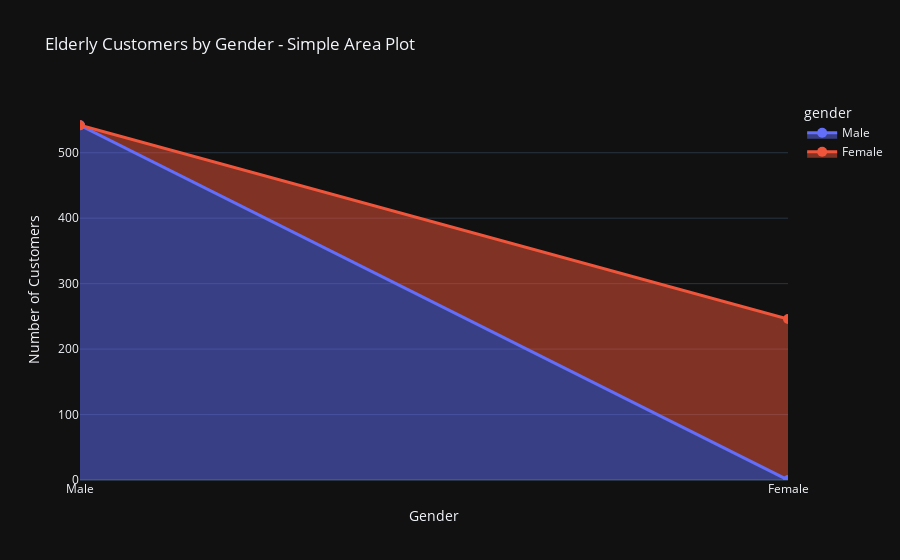

Write notebook code for a chart like this one.
### Code cell
fig3 = px.area(elderly_summary, 
               x='gender', 
               y='count',
               title='Elderly Customers by Gender - Simple Area Plot',
               markers=True,  # Adds dots to the area
               color='gender',  # Different colors for each gender
               template='plotly_dark')

fig3.update_traces(
    line=dict(width=3),
    marker=dict(size=10)
)

fig3.update_layout(
    xaxis_title='Gender',
    yaxis_title='Number of Customers'
)

### Figure 1 — Plotly figure (JSON) as saved in the notebook; plotly's stock layout.template omitted (floating-point values rounded to 4 significant figures)
{"data": [{"fillpattern": {"shape": ""}, "hovertemplate": "gender=%{x}<br>count=%{y}<extra></extra>", "legendgroup": "Male", "line": {"color": "#636efa", "width": 3}, "marker": {"size": 10, "symbol": "circle"}, "mode": "markers+lines", "name": "Male", "orientation": "v", "showlegend": true, "stackgroup": "1", "type": "scatter", "x": ["Male"], "xaxis": "x", "y": [542], "yaxis": "y"}, {"fillpattern": {"shape": ""}, "hovertemplate": "gender=%{x}<br>count=%{y}<extra></extra>", "legendgroup": "Female", "line": {"color": "#EF553B", "width": 3}, "marker": {"size": 10, "symbol": "circle"}, "mode": "markers+lines", "name": "Female", "orientation": "v", "showlegend": true, "stackgroup": "1", "type": "scatter", "x": ["Female"], "xaxis": "x", "y": [246], "yaxis": "y"}], "layout": {"legend": {"title": {"text": "gender"}, "tracegroupgap": 0}, "title": {"text": "Elderly Customers by Gender - Simple Area Plot"}, "xaxis": {"anchor": "y", "categoryarray": ["Male", "Female"], "categoryorder": "array", "domain": [0, 1], "title": {"text": "Gender"}}, "yaxis": {"anchor": "x", "domain": [0, 1], "title": {"text": "Number of Customers"}}}}
